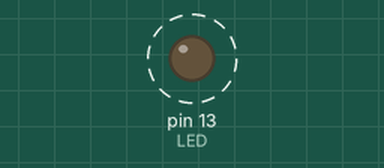
A sketch run on a simulated Arduino Uno, built with avr-gcc and run on an emulated ATmega328P. On the bench: output pins drawn as LEDs (lit = HIGH). Dashed ring = blinking.

Above: at 0.5 s.
Timing chart, 0 to 4.6 s (numbered marks = the images above):
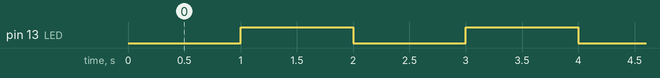

The sketch:

UNO_Blink_using_Millis.ino
```cpp
//	This project flashes the UNOs onboard LED on D13 using the non-blocking Millis method

unsigned long previousMillis = 0;  // Stores the last time the LED was updated
const long interval = 1000;   // Interval at which to blink the LED (milliseconds)

constexpr auto LED = 13; // for info re constexpr see: https://learn.microsoft.com/en-us/cpp/cpp/constexpr-cpp?view=msvc-170

void setup() {
	pinMode(LED, OUTPUT);
}

void loop() {
	//delay for interval
	// Get the current time in milliseconds
	unsigned long currentMillis = millis();
	if (currentMillis - previousMillis >= interval) {
		// Save the last time the LED was toggled
		previousMillis = currentMillis;
		// Toggle the LED
		digitalWrite(LED, !digitalRead(LED));
	}
}
```

Measured:
- by itself, pin 13 (LED): alternates HIGH for 1.0 s and LOW for 1.0 s
